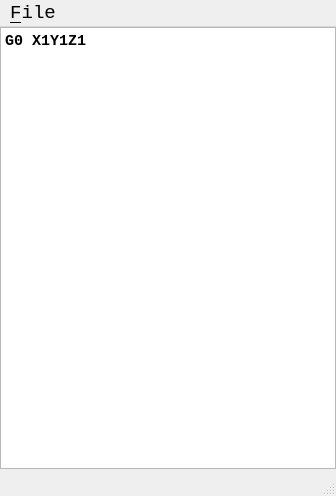
<?xml version="1.0" encoding="UTF-8"?>
<ui version="4.0">
 <class>MainWindow</class>
 <widget class="QMainWindow" name="MainWindow">
  <property name="geometry">
   <rect>
    <x>0</x>
    <y>0</y>
    <width>336</width>
    <height>496</height>
   </rect>
  </property>
  <property name="font">
   <font>
    <family>Courier New</family>
    <pointsize>14</pointsize>
   </font>
  </property>
  <property name="windowTitle">
   <string>pipeline</string>
  </property>
  <widget class="QWidget" name="centralwidget">
   <layout class="QHBoxLayout" name="horizontalLayout">
    <property name="spacing">
     <number>0</number>
    </property>
    <property name="leftMargin">
     <number>0</number>
    </property>
    <property name="topMargin">
     <number>0</number>
    </property>
    <property name="rightMargin">
     <number>0</number>
    </property>
    <property name="bottomMargin">
     <number>0</number>
    </property>
    <item>
     <widget class="QGCodeEditor" name="gcodeEditor">
      <property name="font">
       <font>
        <family>Courier New</family>
        <pointsize>11</pointsize>
        <weight>75</weight>
        <bold>true</bold>
       </font>
      </property>
      <property name="plainText">
       <string>G0 X1Y1Z1</string>
      </property>
     </widget>
    </item>
   </layout>
  </widget>
  <widget class="QMenuBar" name="menubar">
   <property name="geometry">
    <rect>
     <x>0</x>
     <y>0</y>
     <width>336</width>
     <height>22</height>
    </rect>
   </property>
   <widget class="QMenu" name="menu_File">
    <property name="title">
     <string>&amp;File</string>
    </property>
    <addaction name="action_Quit"/>
   </widget>
   <addaction name="menu_File"/>
  </widget>
  <widget class="QStatusBar" name="statusbar"/>
  <action name="action_Quit">
   <property name="text">
    <string>&amp;Quit</string>
   </property>
   <property name="shortcut">
    <string>Ctrl+Q</string>
   </property>
  </action>
 </widget>
 <customwidgets>
  <customwidget>
   <class>QGCodeEditor</class>
   <extends>QPlainTextEdit</extends>
   <header>QGCodeEditor.h</header>
  </customwidget>
 </customwidgets>
 <resources/>
 <connections>
  <connection>
   <sender>action_Quit</sender>
   <signal>triggered()</signal>
   <receiver>MainWindow</receiver>
   <slot>close()</slot>
   <hints>
    <hint type="sourcelabel">
     <x>-1</x>
     <y>-1</y>
    </hint>
    <hint type="destinationlabel">
     <x>319</x>
     <y>239</y>
    </hint>
   </hints>
  </connection>
 </connections>
</ui>
